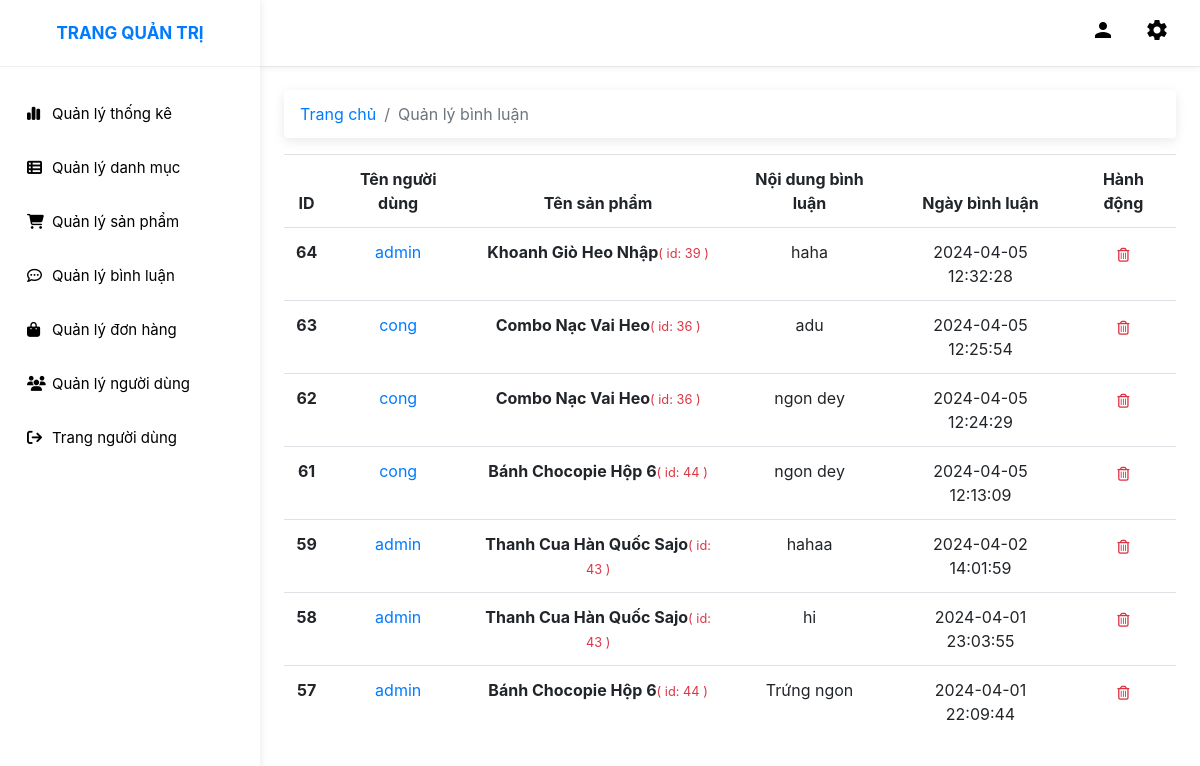
The page /admin/index.php?act=comment on the database its author committed.
### tables this page shows
CREATE TABLE `binhluan` (
  `id` int(11) NOT NULL,
  `content` varchar(255) NOT NULL,
  `id_user` int(11) NOT NULL,
  `id_product` int(11) NOT NULL,
  `created_at` datetime NOT NULL
);

CREATE TABLE `taikhoan` (
  `id` int(11) NOT NULL,
  `user` varchar(255) NOT NULL,
  `pass` varchar(255) NOT NULL,
  `email` varchar(255) NOT NULL,
  `adress` varchar(255) DEFAULT NULL,
  `tel` varchar(11) DEFAULT NULL,
  `role` tinyint(4) NOT NULL DEFAULT 0,
  `image` varchar(255) NOT NULL,
  `reset_code` varchar(50) NOT NULL
);

CREATE TABLE `sanpham` (
  `id` int(11) NOT NULL,
  `name` varchar(255) NOT NULL,
  `price` double(10,2) DEFAULT 0.00,
  `img` varchar(255) DEFAULT NULL,
  `mota` text DEFAULT NULL,
  `luotxem` int(11) DEFAULT 0,
  `iddm` int(11) NOT NULL,
  `discount` int(11) NOT NULL,
  `weight` int(11) NOT NULL,
  `created_at` datetime NOT NULL,
  `updated_at` datetime NOT NULL
);

### model/pdo.php (called while the page is built, shortened)
<?php
function pdo_get_connection(){
    $dburl = "mysql:host=localhost;dbname=duan1;charset=utf8";
    $username = 'root';
    $password = '';
    $conn = new PDO($dburl, $username, $password);
    $conn->setAttribute(PDO::ATTR_ERRMODE, PDO::ERRMODE_EXCEPTION);
    return $conn;
}
function pdo_query($sql){
    $sql_args = array_slice(func_get_args(), 1);
    try{
        $conn = pdo_get_connection();
        $stmt = $conn->prepare($sql);
        $stmt->execute($sql_args);
        $rows = $stmt->fetchAll();
        return $rows;
    }
    catch(PDOException $e){
        throw $e;
    }
    finally{
        unset($conn);
    }
}

### model/comment.php (called while the page is built, shortened)
<?php
require_once 'pdo.php';
function comment_select_all($id)
{
    $sql = "SELECT * FROM binhluan WHERE 1";
    $sql .= " ORDER BY id DESC";
    $list_comment = pdo_query($sql);
    return $list_comment;
}
function comment_by_user_and_product($id_user, $id_product)
{
    $sql = "SELECT taikhoan.*, sanpham.* FROM taikhoan INNER JOIN binhluan ON taikhoan.id = binhluan.id_user INNER JOIN sanpham ON binhluan.id_product = sanpham.id WHERE binhluan.id_user = '" . $id_user . "' AND binhluan.id_product = " . $id_product;
    return pdo_query($sql);
}

### admin/comment/list.php (the view, shortened to what this page needs)
<div class="p-4">
    <nav aria-label="breadcrumb">
        <ol class="breadcrumb">
            <li class="breadcrumb-item"><a href="index.php">Trang chủ</a></li>
            <li class="breadcrumb-item active" aria-current="page">Quản lý bình luận</li>
        </ol>
    </nav>
    <?php if (isset($list_comment) && is_array($list_comment) && !empty($list_comment)) : ?>
        <table class="table">
            <thead>
                <tr class="text-center">
                    <th class="font-weight-bold" scope="col">ID</th>
                    <th class="font-weight-bold" scope="col">Tên người dùng</th>
                    <th class="font-weight-bold" scope="col">Tên sản phẩm</th>
                    <th class="font-weight-bold" scope="col">Nội dung bình luận</th>
                    <th class="font-weight-bold" scope="col">Ngày bình luận</th>
                    <th class="font-weight-bold" scope="col">Hành động</th>
                </tr>
            </thead>
            <tbody>
                <?php foreach ($list_comment as $comment) : ?>
                    <?php
                    extract($comment);
                    $result = comment_by_user_and_product($id_user, $id_product);
                    $username_result = $result[0]['user'];
                    $productName_result = $result[0]['name'];
                    ?>
                    <tr class="text-center">
                        <th><?= $id ?></th>
                        <td class="text-primary"><?= $username_result ?></td>
                        <td><strong><?= $productName_result ?></strong><small class="text-danger">( id: <?= $id_product ?> )</small></td>
                        <td><?= $content ?></td>
                        <td><?= $created_at ?></td>
                        <td>
                            <a href="index.php?act=comment-delete&id=<?= $id ?>" title="Xóa" class="btn btn-outline-danger btn-sm border border-0 delete-comment-button" data-comment-id="<?= $id ?>"><i class="fa-regular fa-trash-can"></i></a>
                        </td>
                    </tr>
                <?php endforeach; ?>
            </tbody>
        </table>
    <?php else : ?>
        <div class="text-center">
            <img src="https://res.cloudinary.com/do9rcgv5s/image/upload/v1695886519/cooky%20market%20-%20PHP/e2i0tysgmmogurexye75.jpg" width="505px" alt="No data" />
        </div>
    <?php endif; ?>
</div>

### assets/css/admin.css (style rules this page uses)
body, html { line-height: 1.8; font-family: "Roboto", sans-serif; color: #ffffff; text-rendering: optimizeLegibility !important; -webkit-font-smoothing: antialiased !important; font-weight: 400; margin: 0px; padding: 0px; }
a { color: #333; font-weight: 400; }
ul, ol { padding: 0; margin: 0px; list-style: none; }
a, a:hover, a:focus { color: #333; text-decoration: none; transition: all 0.3s; }
.breadcrumb { box-shadow: rgba(0, 0, 0, 0.09) 0px 3px 12px; margin-bottom: 30px; background-color: #ffffff !important; }
.table > thead > tr > th { border-bottom-width: 1px; font-size: 16px; font-weight: 400; }

### rows shown on the page
binhluan: id "64", id_user.user "admin", sanpham.name "Khoanh Giò Heo Nhập", id_product "39", content "haha", created_at "2024-04-05 12:32:28"
binhluan: id "63", id_user.user "cong", sanpham.name "Combo Nạc Vai Heo", id_product "36", content "adu", created_at "2024-04-05 12:25:54"
binhluan: id "62", id_user.user "cong", sanpham.name "Combo Nạc Vai Heo", id_product "36", content "ngon dey", created_at "2024-04-05 12:24:29"
binhluan: id "61", id_user.user "cong", sanpham.name "Bánh Chocopie Hộp 6", id_product "44", content "ngon dey", created_at "2024-04-05 12:13:09"
binhluan: id "59", id_user.user "admin", sanpham.name "Thanh Cua Hàn Quốc Sajo", id_product "43", content "hahaa", created_at "2024-04-02 14:01:59"
binhluan: id "58", id_user.user "admin", sanpham.name "Thanh Cua Hàn Quốc Sajo", id_product "43", content "hi", created_at "2024-04-01 23:03:55"
binhluan: id "57", id_user.user "admin", sanpham.name "Bánh Chocopie Hộp 6", id_product "44", content "Trứng ngon", created_at "2024-04-01 22:09:44"
